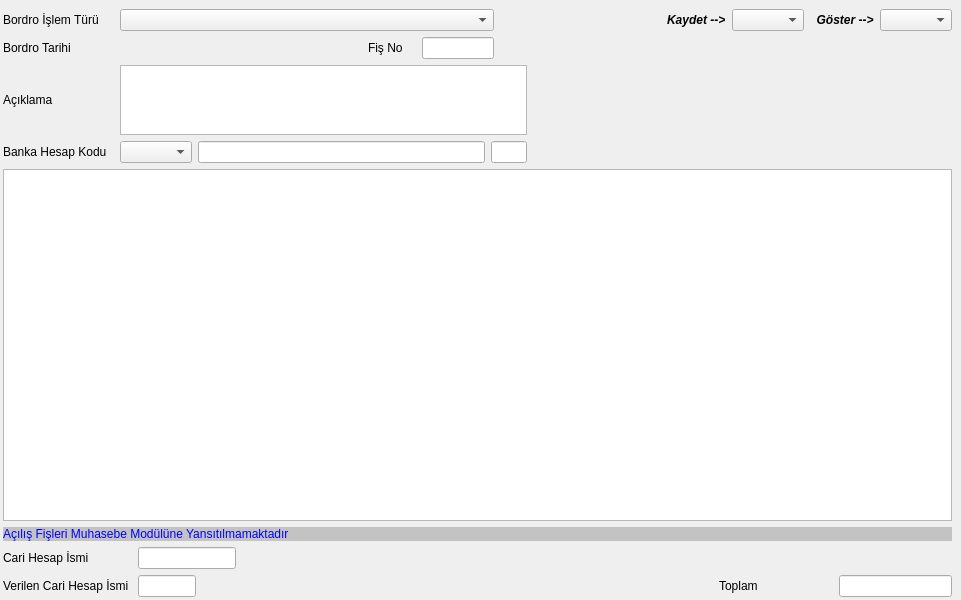
<?xml version="1.0" encoding="UTF-8"?>
<ui version="4.0">
 <class>CEK_ACILIS_FISI</class>
 <widget class="QDialog" name="CEK_ACILIS_FISI">
  <property name="geometry">
   <rect>
    <x>0</x>
    <y>0</y>
    <width>961</width>
    <height>600</height>
   </rect>
  </property>
  <property name="sizePolicy">
   <sizepolicy hsizetype="Expanding" vsizetype="Expanding">
    <horstretch>0</horstretch>
    <verstretch>0</verstretch>
   </sizepolicy>
  </property>
  <property name="windowTitle">
   <string>Çek / Senet Açılış Bordrosu</string>
  </property>
  <layout class="QGridLayout" name="gridLayout_2" rowstretch="0,10,70,1,1,1" columnstretch="10,10,10,10,0">
   <property name="margin">
    <number>3</number>
   </property>
   <item row="0" column="0" colspan="5">
    <widget class="QWidget" name="navigation_button_widget" native="true">
     <property name="sizePolicy">
      <sizepolicy hsizetype="Expanding" vsizetype="Expanding">
       <horstretch>0</horstretch>
       <verstretch>0</verstretch>
      </sizepolicy>
     </property>
     <property name="minimumSize">
      <size>
       <width>0</width>
       <height>0</height>
      </size>
     </property>
    </widget>
   </item>
   <item row="1" column="0" colspan="4">
    <layout class="QGridLayout" name="gridLayout" rowstretch="1,1,2,1" columnstretch="1,15,1,8,3,15,1,5,1,5">
     <property name="sizeConstraint">
      <enum>QLayout::SetNoConstraint</enum>
     </property>
     <item row="0" column="0">
      <widget class="QLabel" name="label_bordo_islem_turu">
       <property name="sizePolicy">
        <sizepolicy hsizetype="Fixed" vsizetype="Fixed">
         <horstretch>0</horstretch>
         <verstretch>0</verstretch>
        </sizepolicy>
       </property>
       <property name="text">
        <string>Bordro İşlem Türü</string>
       </property>
      </widget>
     </item>
     <item row="0" column="1" colspan="3">
      <widget class="QComboBox" name="comboBox_bordro_islem_turu">
       <property name="sizePolicy">
        <sizepolicy hsizetype="Minimum" vsizetype="Fixed">
         <horstretch>0</horstretch>
         <verstretch>0</verstretch>
        </sizepolicy>
       </property>
       <property name="sizeAdjustPolicy">
        <enum>QComboBox::AdjustToMinimumContentsLength</enum>
       </property>
      </widget>
     </item>
     <item row="0" column="5">
      <spacer name="horizontalSpacer_4">
       <property name="orientation">
        <enum>Qt::Horizontal</enum>
       </property>
       <property name="sizeHint" stdset="0">
        <size>
         <width>40</width>
         <height>20</height>
        </size>
       </property>
      </spacer>
     </item>
     <item row="1" column="0">
      <widget class="QLabel" name="label_bordro_tarihi">
       <property name="sizePolicy">
        <sizepolicy hsizetype="Fixed" vsizetype="Fixed">
         <horstretch>0</horstretch>
         <verstretch>0</verstretch>
        </sizepolicy>
       </property>
       <property name="text">
        <string>Bordro Tarihi</string>
       </property>
      </widget>
     </item>
     <item row="1" column="1">
      <widget class="QAdakDate" name="adakDate_bordro_tarihi" native="true">
       <property name="minimumSize">
        <size>
         <width>242</width>
         <height>0</height>
        </size>
       </property>
       <property name="maximumSize">
        <size>
         <width>242</width>
         <height>30</height>
        </size>
       </property>
       <property name="whatsThis">
        <string>Tarih WidgetÄ± </string>
       </property>
       <property name="QAdakDate" stdset="0">
        <rect>
         <x>0</x>
         <y>0</y>
         <width>100</width>
         <height>100</height>
        </rect>
       </property>
      </widget>
     </item>
     <item row="1" column="2">
      <widget class="QLabel" name="label">
       <property name="sizePolicy">
        <sizepolicy hsizetype="Fixed" vsizetype="Fixed">
         <horstretch>0</horstretch>
         <verstretch>0</verstretch>
        </sizepolicy>
       </property>
       <property name="text">
        <string>Fiş No    </string>
       </property>
      </widget>
     </item>
     <item row="2" column="0">
      <widget class="QLabel" name="label_5">
       <property name="sizePolicy">
        <sizepolicy hsizetype="Fixed" vsizetype="Fixed">
         <horstretch>0</horstretch>
         <verstretch>0</verstretch>
        </sizepolicy>
       </property>
       <property name="text">
        <string>Açıklama             </string>
       </property>
      </widget>
     </item>
     <item row="2" column="1" colspan="4">
      <widget class="QLimitedTextEdit" name="limitedTextEdit_aciklama">
       <property name="maximumSize">
        <size>
         <width>16777215</width>
         <height>70</height>
        </size>
       </property>
      </widget>
     </item>
     <item row="3" column="0">
      <widget class="QLabel" name="label_banka_hesap_kodu">
       <property name="sizePolicy">
        <sizepolicy hsizetype="Fixed" vsizetype="Fixed">
         <horstretch>0</horstretch>
         <verstretch>0</verstretch>
        </sizepolicy>
       </property>
       <property name="text">
        <string>Banka Hesap Kodu  </string>
       </property>
      </widget>
     </item>
     <item row="3" column="1" colspan="4">
      <layout class="QHBoxLayout" name="horizontalLayout_4" stretch="2,8,1">
       <item>
        <widget class="QComboBox" name="comboBox_banka_hesap_kodu">
         <property name="sizePolicy">
          <sizepolicy hsizetype="Expanding" vsizetype="Fixed">
           <horstretch>0</horstretch>
           <verstretch>0</verstretch>
          </sizepolicy>
         </property>
         <property name="editable">
          <bool>false</bool>
         </property>
        </widget>
       </item>
       <item>
        <widget class="QLineEdit" name="lineEdit_bnk_sube_bilgisi">
         <property name="sizePolicy">
          <sizepolicy hsizetype="Expanding" vsizetype="Fixed">
           <horstretch>0</horstretch>
           <verstretch>0</verstretch>
          </sizepolicy>
         </property>
         <property name="focusPolicy">
          <enum>Qt::NoFocus</enum>
         </property>
         <property name="readOnly">
          <bool>true</bool>
         </property>
        </widget>
       </item>
       <item>
        <widget class="QLineEdit" name="lineEdit_doviz_cinsi">
         <property name="sizePolicy">
          <sizepolicy hsizetype="Expanding" vsizetype="Fixed">
           <horstretch>0</horstretch>
           <verstretch>0</verstretch>
          </sizepolicy>
         </property>
         <property name="focusPolicy">
          <enum>Qt::NoFocus</enum>
         </property>
         <property name="text">
          <string/>
         </property>
         <property name="readOnly">
          <bool>true</bool>
         </property>
        </widget>
       </item>
      </layout>
     </item>
     <item row="0" column="9">
      <widget class="QComboBox" name="comboBox_fis_filtresi">
       <property name="sizePolicy">
        <sizepolicy hsizetype="Fixed" vsizetype="Fixed">
         <horstretch>0</horstretch>
         <verstretch>0</verstretch>
        </sizepolicy>
       </property>
       <property name="focusPolicy">
        <enum>Qt::NoFocus</enum>
       </property>
      </widget>
     </item>
     <item row="0" column="8">
      <widget class="QLabel" name="label_fis_filtresi">
       <property name="sizePolicy">
        <sizepolicy hsizetype="Fixed" vsizetype="Fixed">
         <horstretch>0</horstretch>
         <verstretch>0</verstretch>
        </sizepolicy>
       </property>
       <property name="font">
        <font>
         <weight>75</weight>
         <italic>true</italic>
         <bold>true</bold>
        </font>
       </property>
       <property name="text">
        <string>  Göster --&gt;</string>
       </property>
      </widget>
     </item>
     <item row="0" column="6">
      <widget class="QLabel" name="label_sirket">
       <property name="sizePolicy">
        <sizepolicy hsizetype="Fixed" vsizetype="Fixed">
         <horstretch>0</horstretch>
         <verstretch>0</verstretch>
        </sizepolicy>
       </property>
       <property name="font">
        <font>
         <weight>75</weight>
         <italic>true</italic>
         <bold>true</bold>
        </font>
       </property>
       <property name="text">
        <string>Kaydet --&gt;</string>
       </property>
      </widget>
     </item>
     <item row="1" column="7">
      <spacer name="horizontalSpacer_6">
       <property name="orientation">
        <enum>Qt::Horizontal</enum>
       </property>
       <property name="sizeHint" stdset="0">
        <size>
         <width>40</width>
         <height>20</height>
        </size>
       </property>
      </spacer>
     </item>
     <item row="0" column="7">
      <widget class="QComboBox" name="comboBox_sirket_turu">
       <property name="sizePolicy">
        <sizepolicy hsizetype="Fixed" vsizetype="Fixed">
         <horstretch>0</horstretch>
         <verstretch>0</verstretch>
        </sizepolicy>
       </property>
       <property name="focusPolicy">
        <enum>Qt::NoFocus</enum>
       </property>
      </widget>
     </item>
     <item row="1" column="3">
      <widget class="QLineEdit" name="lineedit_bordro_no">
       <property name="enabled">
        <bool>true</bool>
       </property>
       <property name="text">
        <string/>
       </property>
       <property name="readOnly">
        <bool>false</bool>
       </property>
      </widget>
     </item>
    </layout>
   </item>
   <item row="2" column="0" colspan="4">
    <widget class="QTableWidget" name="tablewidget_fis_satirlari"/>
   </item>
   <item row="3" column="0" colspan="4">
    <widget class="QLabel" name="label_bilgilendirme">
     <property name="sizePolicy">
      <sizepolicy hsizetype="Expanding" vsizetype="Fixed">
       <horstretch>0</horstretch>
       <verstretch>0</verstretch>
      </sizepolicy>
     </property>
     <property name="styleSheet">
      <string notr="true">color: rgb(0, 0, 255);
background-color: rgb(195, 195, 195);</string>
     </property>
     <property name="text">
      <string>Açılış Fişleri Muhasebe Modülüne Yansıtılmamaktadır</string>
     </property>
    </widget>
   </item>
   <item row="4" column="0">
    <layout class="QHBoxLayout" name="horizontalLayout" stretch="1,1">
     <property name="sizeConstraint">
      <enum>QLayout::SetNoConstraint</enum>
     </property>
     <item>
      <widget class="QLabel" name="label_cari_hesap_ismi">
       <property name="sizePolicy">
        <sizepolicy hsizetype="Fixed" vsizetype="Fixed">
         <horstretch>0</horstretch>
         <verstretch>0</verstretch>
        </sizepolicy>
       </property>
       <property name="text">
        <string>Cari Hesap İsmi             </string>
       </property>
      </widget>
     </item>
     <item>
      <widget class="QLineEdit" name="lineEdit_cari_hesap_ismi">
       <property name="focusPolicy">
        <enum>Qt::NoFocus</enum>
       </property>
       <property name="readOnly">
        <bool>true</bool>
       </property>
      </widget>
     </item>
    </layout>
   </item>
   <item row="4" column="3">
    <spacer name="horizontalSpacer_2">
     <property name="orientation">
      <enum>Qt::Horizontal</enum>
     </property>
     <property name="sizeHint" stdset="0">
      <size>
       <width>40</width>
       <height>20</height>
      </size>
     </property>
    </spacer>
   </item>
   <item row="5" column="0">
    <layout class="QHBoxLayout" name="horizontalLayout_2" stretch="1,1,0">
     <item>
      <widget class="QLabel" name="label_verilen_cari_hesap_ismi">
       <property name="sizePolicy">
        <sizepolicy hsizetype="Fixed" vsizetype="Fixed">
         <horstretch>0</horstretch>
         <verstretch>0</verstretch>
        </sizepolicy>
       </property>
       <property name="text">
        <string>Verilen Cari Hesap İsmi </string>
       </property>
      </widget>
     </item>
     <item>
      <widget class="QLineEdit" name="lineEdit_verilen_cari_hesap_ismi">
       <property name="focusPolicy">
        <enum>Qt::NoFocus</enum>
       </property>
       <property name="readOnly">
        <bool>true</bool>
       </property>
      </widget>
     </item>
     <item>
      <spacer name="horizontalSpacer_8">
       <property name="orientation">
        <enum>Qt::Horizontal</enum>
       </property>
       <property name="sizeHint" stdset="0">
        <size>
         <width>40</width>
         <height>20</height>
        </size>
       </property>
      </spacer>
     </item>
    </layout>
   </item>
   <item row="5" column="1">
    <spacer name="horizontalSpacer_7">
     <property name="orientation">
      <enum>Qt::Horizontal</enum>
     </property>
     <property name="sizeHint" stdset="0">
      <size>
       <width>109</width>
       <height>20</height>
      </size>
     </property>
    </spacer>
   </item>
   <item row="5" column="2">
    <spacer name="horizontalSpacer">
     <property name="orientation">
      <enum>Qt::Horizontal</enum>
     </property>
     <property name="sizeHint" stdset="0">
      <size>
       <width>141</width>
       <height>20</height>
      </size>
     </property>
    </spacer>
   </item>
   <item row="5" column="3">
    <layout class="QHBoxLayout" name="horizontalLayout_3">
     <item>
      <widget class="QLabel" name="label_8">
       <property name="sizePolicy">
        <sizepolicy hsizetype="Expanding" vsizetype="Fixed">
         <horstretch>0</horstretch>
         <verstretch>0</verstretch>
        </sizepolicy>
       </property>
       <property name="text">
        <string>Toplam</string>
       </property>
      </widget>
     </item>
     <item>
      <widget class="QCommaEdit" name="commaedit_toplam_tutar">
       <property name="sizePolicy">
        <sizepolicy hsizetype="Expanding" vsizetype="Fixed">
         <horstretch>0</horstretch>
         <verstretch>0</verstretch>
        </sizepolicy>
       </property>
       <property name="focusPolicy">
        <enum>Qt::NoFocus</enum>
       </property>
       <property name="whatsThis">
        <string>Sayilari formatina(Or:1,000,234.50) donusturur. </string>
       </property>
       <property name="readOnly">
        <bool>true</bool>
       </property>
       <property name="QCommaEdit" stdset="0">
        <rect>
         <x>0</x>
         <y>0</y>
         <width>100</width>
         <height>100</height>
        </rect>
       </property>
      </widget>
     </item>
    </layout>
   </item>
  </layout>
  <action name="action_satir_ekle">
   <property name="text">
    <string>Satır Ekle</string>
   </property>
  </action>
  <action name="action_satir_sil">
   <property name="text">
    <string>Satır Sil</string>
   </property>
  </action>
  <action name="action_satiri_tamamla">
   <property name="text">
    <string>Satiri Tamamla</string>
   </property>
   <property name="toolTip">
    <string>Satırdaki eksik bilgileri tamamlar.</string>
   </property>
   <property name="shortcut">
    <string>Ctrl+T</string>
   </property>
  </action>
 </widget>
 <customwidgets>
  <customwidget>
   <class>QAdakDate</class>
   <extends>QWidget</extends>
   <header>QAdakDate.h</header>
  </customwidget>
  <customwidget>
   <class>QCommaEdit</class>
   <extends>QLineEdit</extends>
   <header>QCommaEdit.h</header>
  </customwidget>
  <customwidget>
   <class>QLimitedTextEdit</class>
   <extends>QTextEdit</extends>
   <header>QLimitedTextEdit.h</header>
  </customwidget>
 </customwidgets>
 <tabstops>
  <tabstop>comboBox_bordro_islem_turu</tabstop>
  <tabstop>adakDate_bordro_tarihi</tabstop>
  <tabstop>lineedit_bordro_no</tabstop>
  <tabstop>limitedTextEdit_aciklama</tabstop>
  <tabstop>comboBox_banka_hesap_kodu</tabstop>
  <tabstop>tablewidget_fis_satirlari</tabstop>
 </tabstops>
 <resources/>
 <connections/>
</ui>
